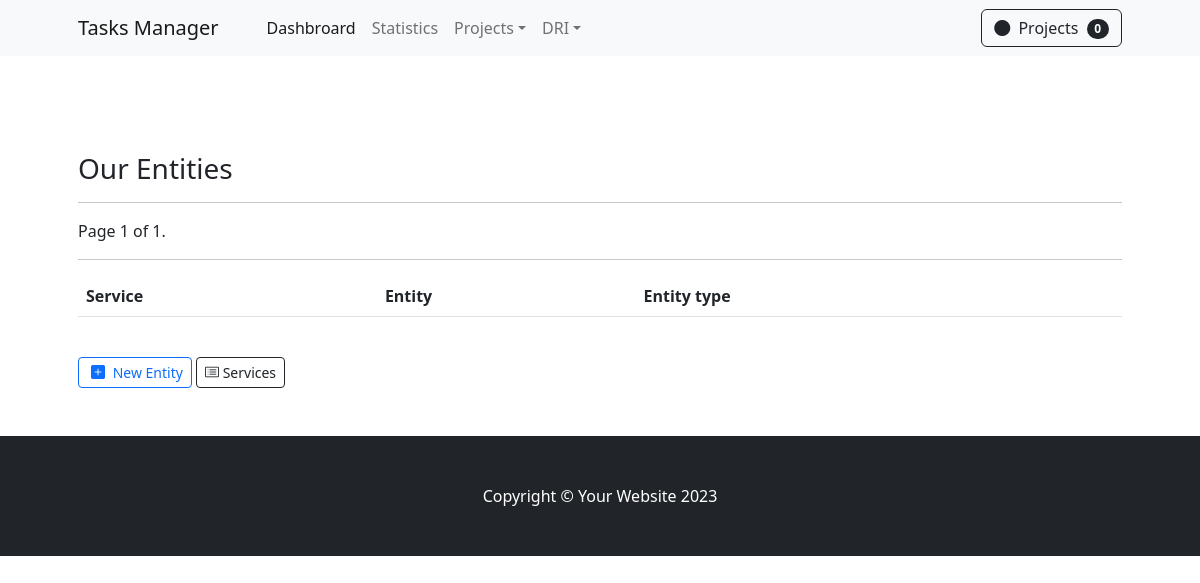
The app's page /entities/, older data.
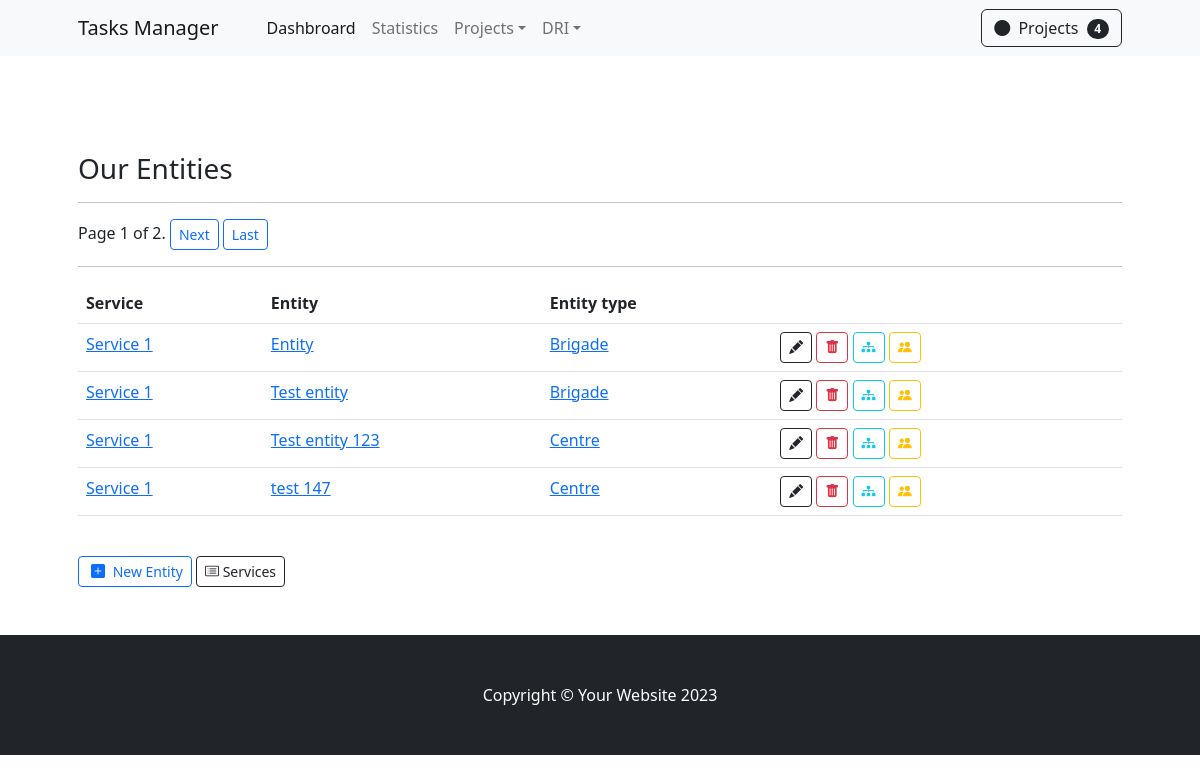
The same page, newer data.
### apps/backend/models.py (models this page shows, shortened)
class Entity(models.Model):
    entity      = models.CharField(max_length=50)
    description = models.TextField(blank=True)
    service     = models.ForeignKey(Service, on_delete=models.CASCADE, related_name='entities')
    type        = models.ForeignKey(Entity_Type, on_delete=models.CASCADE, related_name='entities')

class Service(models.Model):
    service     = models.CharField(max_length=50)
    description = models.TextField(blank=True)

class Entity_Type(models.Model):
    type = models.CharField(max_length=50)

### apps/backend/views/entities.py (the view)
# urls.py: path('entities/', view=EntityListView.as_view(), name='entity-list'),
class EntityListView(ListView):
    paginate_by     =   4
    model           =   Entity
    template_name   =   'entities/entity_list.html'

### apps/backend/templates/entities/entity_list.html (shortened to what this page needs)
{% extends '_base.html' %}
{% load crispy_forms_tags %}
{% load static %}
{% block content %}
    <section class="py-5">
        <div class="container px-4 px-lg-5 mt-5">
            <h3> Our Entities </h3>
            <hr>
            <div class="pagination">
                <span class="step-links">
                    <span class="current">
                        Page {{ page_obj.number }} of {{ page_obj.paginator.num_pages }}.
                    </span>
                    {% if page_obj.has_next %}
                        <a href="?page={{ page_obj.next_page_number }}" class="btn btn-outline-primary btn-sm" >Next</a>
                        <a href="?page={{ page_obj.paginator.num_pages }}" class="btn btn-outline-primary btn-sm" >Last</a>
                    {% endif %}
                </span>
            </div>
            <hr>
            <table class="table table-responsive flex-fill">
                <tr>
                    <th>Service</th>
                    <th>Entity</th>
                    <th>Entity type</th>
                    <th></th>
                </tr>
                {% for entity in object_list %}
                    <tr>
                        <td>
                            <a href="{% url 'entity-detail' entity.id %}">{{entity.service.service}}</a>
                        </td>
                        <td>
                            <a href="{% url 'entity-detail' entity.id %}">{{entity.entity}}</a>
                        </td>
                        <td>
                            <a href="{% url 'entity-detail' entity.id %}">{{entity.type.type}}</a>
                        </td>
                        <td>
                            <a title="Edit" class="btn btn-sm btn-outline-dark" href="">
                                <i class="bi bi-pencil-fill"></i>
                            </a>
                            <a title="Delete" class="btn btn-sm btn-outline-danger" href="">
                                <i class="bi bi-trash-fill"></i>
                            </a>
                            <a title="Entities" class="btn btn-sm btn-outline-info" href="">
                                <i class="bi bi-diagram-3-fill"></i>
                            </a>
                            <a title="Employees" class="btn btn-sm btn-outline-warning" href="">
                                <i class="bi bi-people-fill"></i>
                            </a>
                        </td>
                    </tr>
                {% endfor %}
            </table>
            <br>
            <a class="btn btn-sm btn-outline-primary" href="{% url 'entity-create' service_id %}">
                <i class="bi bi-plus-square-fill m-1"></i>
                New Entity
            </a>
            <a class="btn btn-sm btn-outline-dark" href="{% url 'service-list' %}">
                <i class="bi bi-card-list"></i>
                Services
            </a>
        </div>
    </section>
{% endblock %}

Row changes from the older to the newer data that the page shows:
added Entity: service.service "Service 1", entity "Entity", type.type "Brigade"
added Entity: service.service "Service 1", entity "Test entity", type.type "Brigade"
added Entity: service.service "Service 1", entity "Test entity 123", type.type "Centre"
added Entity: service.service "Service 1", entity "test 147", type.type "Centre"
Text that changed along with them:
{{ object_list|length }}: "0" → "4"
{{ page_obj.paginator.num_pages }}: "1" → "2"
text now shown: "Next Last"
